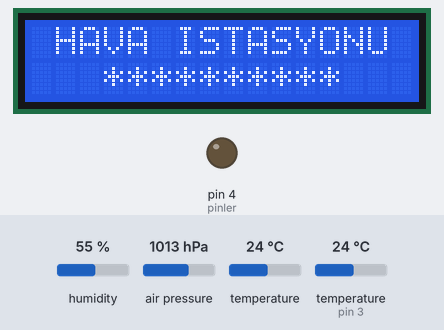
A sketch run on a simulated Arduino Uno, built with avr-gcc and run on an emulated ATmega328P. Shown: 16×2 character LCD, output pins drawn as LEDs (lit = HIGH). The inputs (shaded band) are chosen by the test bench; at power-on: humidity 55 %, temperature 24 °C, air pressure 1013 hPa, temperature (sensor on pin 3) 24 °C.

Above: at 1.0 s.
At 5.2 s:
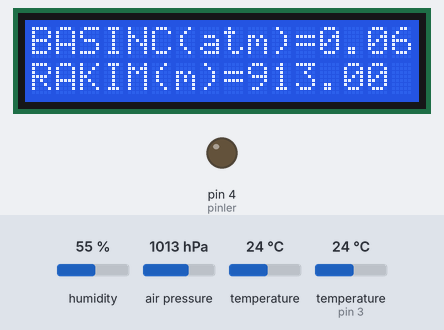
17.8 s: humidity set to 22 %
At 21.5 s:
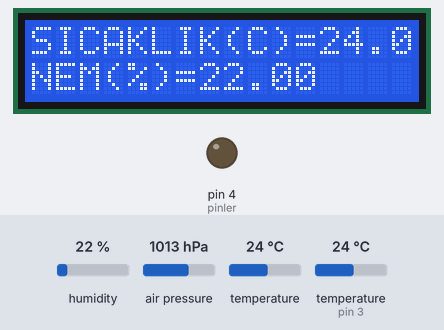
30.6 s: temperature (sensor 0) set to 12 °C
At 38.5 s:
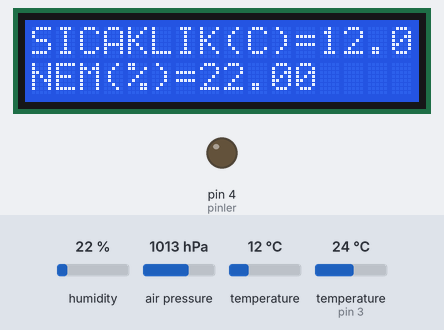
43.4 s: humidity set to 40 %
At 55.5 s:
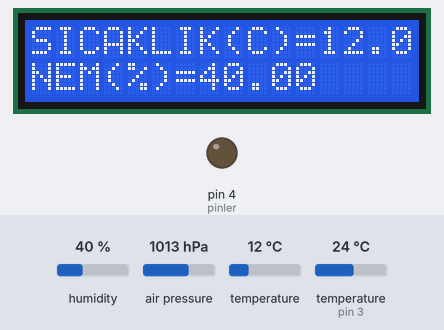
Timing chart, 0 to 57.0 s (numbered marks = the images above; inputs shaded):
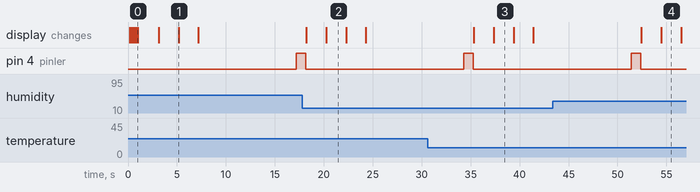

The sketch:

istasyon.ino
```cpp
#include <dht11.h>
#include <LiquidCrystal_I2C.h>
#include <SFE_BMP180.h>
#include <Wire.h>

struct cihaz_pinleri {
  byte pinler[2]={3,4};
};
struct veriler {
  double sicaklik,nem,basinc,rakim,deniz_seviyesi_basinci;
  int yukseklik=913; // BULUNULAN BÖLGENİN DENİZ SEVİYESİNDEN YÜKSEKLİĞİ
  double gelen_veriler[4];
  unsigned long zaman=0;
};
struct veriler veri;
struct cihaz_pinleri pin;
bool ekran_durum=false;
LiquidCrystal_I2C lcd(0x27,16,2);
SFE_BMP180 bmp;
dht11 dht;

void setup() {
  Serial.begin(9600);
  Wire.begin();lcd.init();lcd.backlight();
  bmp.begin();
  if(!Serial)
  {
    while(!bool(0));
  }
  else
  {
    for(int i=0; i<2; i++)
    {
      if(i==1) {pinMode(pin.pinler[i],OUTPUT);}
      else {pinMode(pin.pinler[i],INPUT);}
    }
    gorsel_ekran();
  }

}

void loop() {

  sistem(veri.yukseklik);
  delay(1);
}

void gorsel_ekran() {

  if(!bool(0))
  {
    lcd.setCursor(1,0);lcd.print("HAVA ISTASYONU");
    lcd.setCursor(3,1);
    for(int i=0; i<10; i++){
      lcd.print("*");delay(100);
    }
  }
}


void sistem(int yukseklik) {
  if(!bool(0))
  {
    dht.read(pin.pinler[0]);
    veri.nem=(double)dht.humidity;
    bmp.startTemperature();
    delay(1000);
    bmp.getTemperature(veri.sicaklik);
    bmp.startPressure(3);
    delay(1000);bmp.getPressure(veri.basinc,veri.sicaklik);
    veri.basinc=(veri.basinc*0.0295333727,2)*(.03); //inHg inç civa birimi 1 inHg ise  yaklaşık 0.03 atm demektir.

    veri.deniz_seviyesi_basinci=bmp.sealevel(veri.basinc,yukseklik);
    veri.rakim=bmp.altitude(veri.basinc,veri.deniz_seviyesi_basinci);
  }
  if(!bool(0))
  {
    lcd.clear();
    lcd.setCursor(0,0);lcd.print("SICAKLIK(C)=");lcd.print(veri.sicaklik);
    lcd.setCursor(0,1);lcd.print("NEM(%)=");lcd.print(veri.nem);
    delay(2000);lcd.clear();
    lcd.setCursor(0,0);lcd.print("BASINC(atm)=");lcd.print(veri.basinc);
    lcd.setCursor(0,1);lcd.print("RAKIM(m)=");lcd.print(veri.rakim);
    delay(2000);lcd.clear();lcd.noBacklight();;delay(10000);digitalWrite(pin.pinler[1],HIGH);delay(1000);digitalWrite(pin.pinler[1],LOW);
    lcd.setCursor(0,0);lcd.backlight();lcd.print("OLCUM YAPILIYOR");
  }
}
```

Measured:
- what the display in image 0 shows lasts 2.1 s, from 1.0 s to 3.1 s
- what the display in image 1 shows lasts 2.0 s, from 5.2 s to 7.2 s
